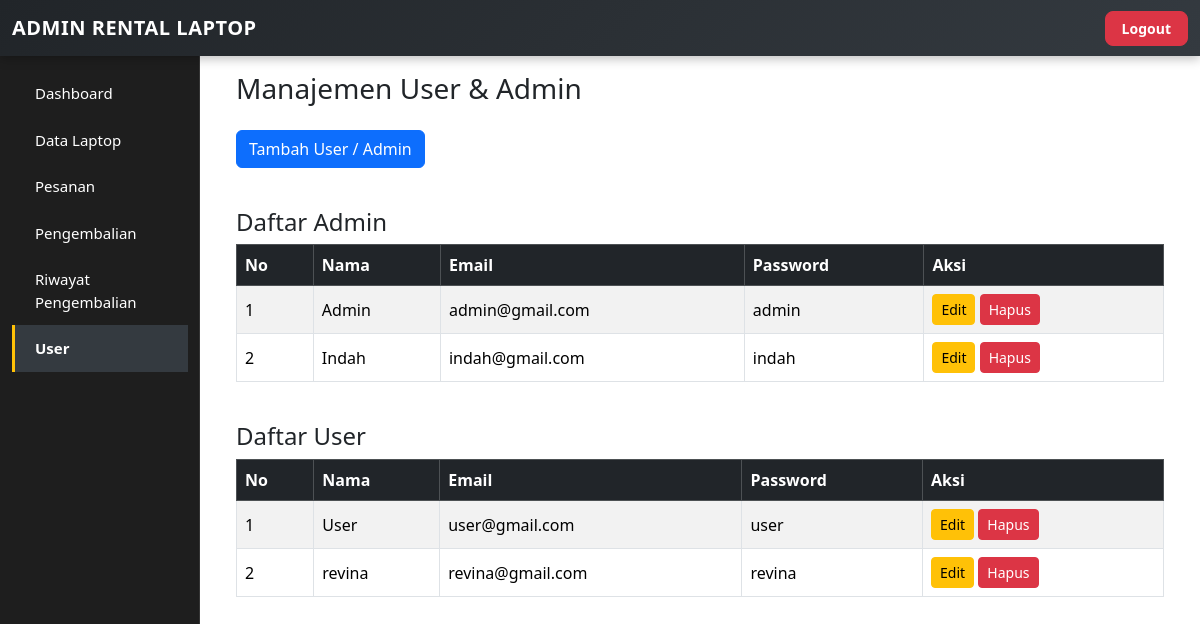
Screenshot of /admin/user.php (signed in) with the database file from the repository.
### tables this page shows
CREATE TABLE `tb_user` (
  `id_user` int NOT NULL AUTO_INCREMENT,
  `nama` varchar(100) NOT NULL,
  `email` varchar(100) NOT NULL,
  `password` varchar(100) NOT NULL,
  `role` enum('user','admin') NOT NULL,
  PRIMARY KEY (`id_user`)
);

### functions.php (called while the page is built)
<?php
require "config/database.php";
function query($sql) {
  global $conn;
  $result = mysqli_query($conn, $sql);
  $rows = [];
  while($row = mysqli_fetch_assoc($result)) {
    $rows[] = $row;
  }
  return $rows;
}
?>

### admin/user.php (the view, shortened to what this page needs)
<?php
require "../functions.php";
$admin_list = query("SELECT * FROM tb_user WHERE role='admin' ORDER BY id_user DESC");
$user_list  = query("SELECT * FROM tb_user WHERE role='user' ORDER BY id_user DESC");
?>
<?php require "../assets/header.php"; ?>
<div class="container mt-4">
    <h3 class="mb-4">Manajemen User & Admin</h3>
    <a href="tambah-user.php" class="btn btn-primary mb-3">Tambah User / Admin</a>
    <h4 class="mt-4">Daftar Admin</h4>
    <div class="table-responsive">
        <table class="table table-bordered table-striped align-middle">
            <thead class="table-dark">
                <tr>
                    <th>No</th>
                    <th>Nama</th>
                    <th>Email</th>
                    <th>Password</th>
                    <th>Aksi</th>
                </tr>
            </thead>
            <tbody>
                <?php $no=1; foreach($admin_list as $a): ?>
                <tr>
                    <td><?= $no++; ?></td>
                    <td><?= $a["nama"]; ?></td>
                    <td><?= $a["email"]; ?></td>
                    <td><?= $a["password"]; ?></td>
                    <td>
                        <a href="edit-user.php?id=<?= $a['id_user']; ?>" class="btn btn-warning btn-sm">Edit</a>
                        <a href="hapus-user.php?id=<?= $a['id_user']; ?>"
                           class="btn btn-danger btn-sm"
                           onclick="return confirm('Yakin ingin menghapus admin ini?');">
                           Hapus
                        </a>
                    </td>
                </tr>
                <?php endforeach; ?>
            </tbody>
        </table>
    </div>
    <h4 class="mt-4">Daftar User</h4>
    <div class="table-responsive">
        <table class="table table-bordered table-striped align-middle">
            <thead class="table-dark">
                <tr>
                    <th>No</th>
                    <th>Nama</th>
                    <th>Email</th>
                    <th>Password</th>
                    <th>Aksi</th>
                </tr>
            </thead>
            <tbody>
                <?php $no=1; foreach($user_list as $u): ?>
                <tr>
                    <td><?= $no++; ?></td>
                    <td><?= $u["nama"]; ?></td>
                    <td><?= $u["email"]; ?></td>
                    <td><?= $u["password"]; ?></td>
                    <td>
                        <a href="edit-user.php?id=<?= $u['id_user']; ?>" class="btn btn-warning btn-sm">Edit</a>
                        <a href="hapus-user.php?id=<?= $u['id_user']; ?>"
                           class="btn btn-danger btn-sm"
                           onclick="return confirm('Yakin ingin menghapus user ini?');">
                           Hapus
                        </a>
                    </td>
                </tr>
                <?php endforeach; ?>
            </tbody>
        </table>
    </div>
</div>
<?php require "../assets/footer.php"; ?>

### rows the page displays
tb_user: nama "Admin", email "admin@gmail.com", password "admin"
tb_user: nama "Indah", email "indah@gmail.com", password "indah"
tb_user: nama "User", email "user@gmail.com", password "user"
tb_user: nama "revina", email "revina@gmail.com", password "revina"
